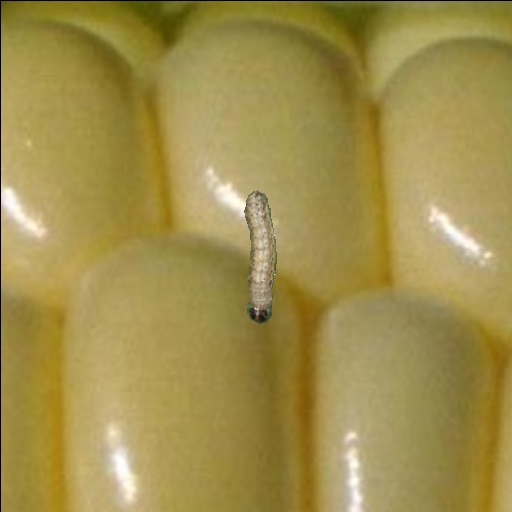
#> input picture imagens/espiga/5360644-LGPT_instar1_2560_512.jpg, 512 x 512 px; its folder holds only this picture in this run
$ python main.py
#> lines starting #> are read from the running program, lines starting #| are printed output that depends on the picture; after the words box and inside, x2 and y2 are one past the last pixel; in counts of white or black regions, pixels touching at a corner belong together
### metodo/PreProcessamento.py
import cv2 as cv

class PreProcessamento:
    def __init__(self):
        print('INICIANDO PROCESSO DE PRÉ-PROCESSAMENTO...')

    def preProcessarImagem(self, imagem):
        imagem_rgb = self.converterBGR2RGB(imagem)
        imagem_redimensionada = self.redimensionarImagem(imagem_rgb)
        imagem_filtrada = self.filtoNLM(imagem_redimensionada, patch_size=7, patch_distance=1)
        imagem_lab = self.converterRGB2LAB(imagem_filtrada)
        return imagem_lab

    def redimensionarImagem(self, imagem, largura=3072, altura=3072):
        print(f'Rediomensionando a imagem. Largura = {largura} e altura = {altura}...')
        return cv.resize(imagem, (largura, altura))

    def filtoNLM(self, imagem_ruidosa, patch_size=7, patch_distance=11):
        print(f'Aplicando filtro Non-local Means. Patch size = {patch_size} e'
              f' patch distance = {patch_distance}...')
        return cv.fastNlMeansDenoisingColored(imagem_ruidosa, templateWindowSize=patch_size,
                                       searchWindowSize=patch_distance)

    def converterBGR2RGB(self, imagem_bgr):
        print('Convertendo imagem BGR para RGB...')
        return cv.cvtColor(imagem_bgr, cv.COLOR_BGR2RGB)

    def converterRGB2LAB(self, imagem_rgb):
        print('Convertendo imagem RGB para LAB...')
        return cv.cvtColor(imagem_rgb, cv.COLOR_RGB2LAB)

    def converterBGR2GRAY(self, imagem_bgr):
        print('Convertendo imagem BGR para escala de cinzas...')
        return cv.cvtColor(imagem_bgr, cv.COLOR_BGR2GRAY)

### metodo/Segmentar.py
import numpy as np
import cv2


class Segmnetar:
    def __init__(self):
        print('INICIANDO PROCESSO DE SEGMENTAÇÃO...')

    def segmentacaoMorfologica(self, imagem_pre_segmentada):
        janela = np.ones((5, 5), np.uint8)
        imagem_segmentada_morfologica = cv2.morphologyEx(imagem_pre_segmentada, cv2.MORPH_CLOSE, kernel=janela,
                                                         iterations=3)
        return imagem_segmentada_morfologica

    def segmentarPelaImagemBinaria(self, imagem, imagem_binaria):
        for l in range(len(imagem_binaria)):
            for c in range(len(imagem_binaria)):
                if not imagem_binaria[l, c]:
                    imagem[l, c, :] = 0
        return imagem

    def segmentarImagem(self, imagem_lab, imagem_original, localizacao):
        l, a, b = cv2.split(imagem_lab)
        a = self.segmentacaoMorfologica(a)
        b = self.segmentacaoMorfologica(b)

        limiar_a, binaria_a = cv2.threshold(a, 0, 255, cv2.THRESH_BINARY + cv2.THRESH_OTSU)
        limiar_b, binaria_b = cv2.threshold(b, 0, 255, cv2.THRESH_BINARY + cv2.THRESH_OTSU)

        if localizacao == 'folha':
            return self.segmentarEmFolha(imagem_original, a, b, limiar_a, limiar_b)
        elif localizacao == 'espiga':
            return self.segmentarEmEspiga(imagem_original, b, limiar_b)
        else:
            exit(f'ERRO: LOCALIZAÇÃO INVÁLIDA \'{localizacao}\'')

    def segmentarEmFolha(self, imagem_original, componente_a, componente_b, limiar_a, limiar_b):
        print('SEGMENTANDO IMAGEM DA LAGARTA PRESENTE EM FOLHA...')
        imagem_binaria_a = componente_a > limiar_a
        imagem_binaria_b = componente_b < limiar_b
        imagem_binaria_a_e_b = np.bitwise_and(imagem_binaria_a, imagem_binaria_b)

        imagem_segmentada = self.segmentarPelaImagemBinaria(imagem_original, imagem_binaria_a_e_b)
        return imagem_segmentada

    # [8 lines left out: function segmentarEmEspiga, not called in this run]

### metodo/ExtrairCaracteristica.py
import numpy as np
import cv2
from sklearn.decomposition import PCA
from skimage.feature import hog
from math import copysign, log10


class ExtrairCaracteristica:

    def __init__(self):
        print('INICIANDO PROCESSO DE EXTRAÇÃO DE CARACTERÍSTICAS...')

    def normalizarVetor(self, vetor_caracteristicas):
        print('NORMALIZANDO VETOR DE CARACTERÍSTICAS...')
        media = np.mean(vetor_caracteristicas)
        desvio_padrao = np.std(vetor_caracteristicas)
        vetor_normalizado = np.copy(vetor_caracteristicas)

        linha = 1
        for caracteristica in range(len(vetor_caracteristicas)):
            valor = vetor_caracteristicas[caracteristica]
            z = (valor - media) / desvio_padrao
            vetor_normalizado[caracteristica] = z
            linha += 1
        return vetor_normalizado

    def aplicarPCA(self, vetor_caracteristicas, n_components=128):
        print('APLICANDO PCA NO VETOR DE CARACTERÍSTICAS...')
        vetor_caracteristicas = np.vstack(vetor_caracteristicas).astype(np.float64)
        pca = PCA(n_components=n_components)
        pca.fit(vetor_caracteristicas)
        vetor_pca = pca.transform(vetor_caracteristicas)
        return vetor_pca

    def salvarVetorCaracteristica(self, vetor_caracteristicas, nome_imagem, diretorio):
        print('SALVANDO VETOR DE CARACTERÍSTICAS...')

        python_file = open(diretorio + nome_imagem + '.txt', "w")
        linha = ''
        for caracteristica in vetor_caracteristicas:
            linha += str(caracteristica) + '\n'
        python_file.write(linha)
        python_file.close()


    def extrairHOG(self, imagem):
        print('EXTRAINDO CARACTERÍSTICAS HOG...')
        caracteristicas, imagem_hog = hog(imagem,
                                          orientations=9,
                                          pixels_per_cell=(16, 16),
                                          cells_per_block=(2, 2),
                                          transform_sqrt=False,
                                          visualize=True,
                                          feature_vector=True)
        return caracteristicas

    def extrairHu(self, imagem):
        print('EXTRAINDO MOMENTOS INVARIANTES DE HU...')
        momentos_centrais = cv2.moments(imagem)
        momentos_hu = cv2.HuMoments(momentos_centrais)
        vetor_hu = []
        for i in range(len(momentos_hu)):
            momentos_hu[i] = -1 * copysign(1.0, momentos_hu[i]) * log10(abs(momentos_hu[i]))
            vetor_hu.append(momentos_hu[i])
        return momentos_hu

    def extrairCaracteristicas(self, imagem_segmentada):
        caracteristicas_hog = self.extrairHOG(imagem_segmentada)
        caracteristicas_hu = self.extrairHu(imagem_segmentada)

        vetor_hog_hu = np.append(caracteristicas_hog, caracteristicas_hu)
        return self.normalizarVetor(vetor_hog_hu)

### metodo/Classificadores.py
import pickle


class Classificadores:


    def __init__(self):
        self.diretorio = './classificadores/'
        print(self.diretorio)

    def carregar_classificador(self, nome_classificador):
        return pickle.load(open(self.diretorio + nome_classificador, 'rb'))

    def classificarEstagio1(self, vetor_caracteristicas):
        rotulo = 'Estágio 1'
        classificador = self.carregar_classificador('classificador_estagio_1.sav')
        resultado_classificacao = classificador.predict(vetor_caracteristicas)
        #print(resultado_classificacao)

    def classificarEstagio2(self, vetor_caracteristicas):
        self.diretorio += 'classificador_estagio_2.sav'

    def classificarEstagio3(self, vetor_caracteristicas):
        self.diretorio += 'classificador_estagio_3.sav'

    def classificarEstagio4(self, vetor_caracteristicas):
        self.diretorio += 'classificador_estagio_4.sav'

    def classificarEstagio5(self, vetor_caracteristicas):
        self.diretorio += 'classificador_estagio_5.sav'

### metodo/main.py
import os

import cv2 as cv
from PreProcessamento import PreProcessamento
from Segmentar import Segmnetar
from ExtrairCaracteristica import ExtrairCaracteristica
from Classificadores import Classificadores


if __name__ == '__main__':
    diretorio_imagens = '../imagens/'
    locais = ['espiga', 'folha']
    for local in locais:
        diretorio_imagem = diretorio_imagens + local + '/'
        arquivos = os.listdir(diretorio_imagens + local + '/')
        for arquivo in arquivos:
            imagem = cv.imread(diretorio_imagem + arquivo)
#> imagem is the input picture: shape (512, 512, 3); mean B, G, R 75.7, 142.8, 160.3

            pre_processamento = PreProcessamento()
            imagem_pre_processada = pre_processamento.preProcessarImagem(imagem)
            imagem_r = pre_processamento.redimensionarImagem(imagem)

            segmentacao = Segmnetar()
            imagem_segmentada = segmentacao.segmentarImagem(imagem_pre_processada, imagem_r, 'folha')
#> in segmentarImagem, `l, a, b = cv2.split(imagem_lab)`:
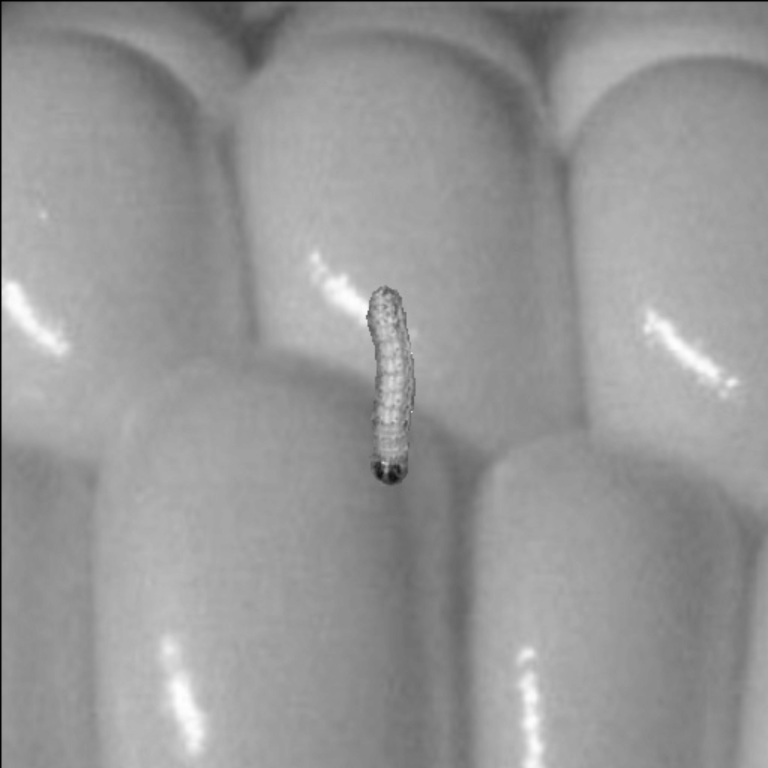
#> l: shape (3072, 3072) (shown at 1/4 size); min 0, max 254, mean 151.4
#> in segmentarImagem, `l, a, b = cv2.split(imagem_lab)`:
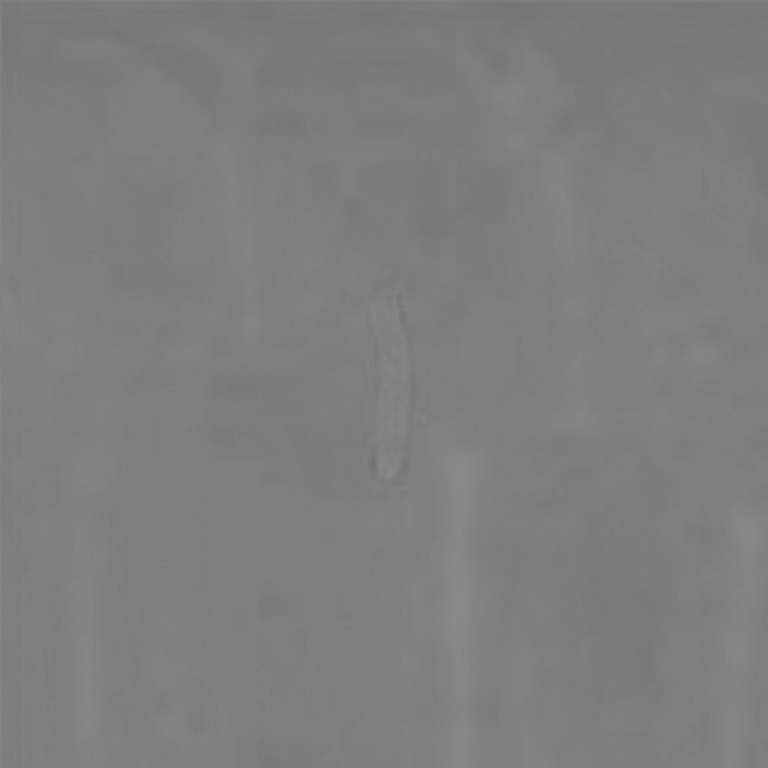
#> a: shape (3072, 3072) (shown at 1/4 size); min 114, max 138, mean 125.9
#> in segmentarImagem, `l, a, b = cv2.split(imagem_lab)`:
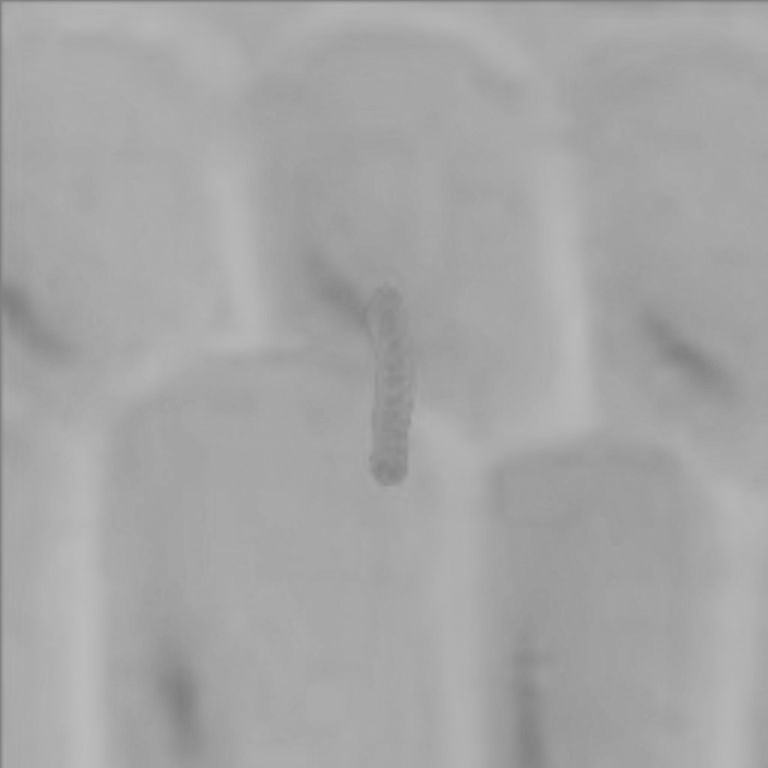
#> b: shape (3072, 3072) (shown at 1/4 size); min 128, max 188, mean 165.5
#> in segmentarImagem, `limiar_a, binaria_a = cv2.threshold(a, 0, 255, cv2.THRESH_BINARY + cv2..`:
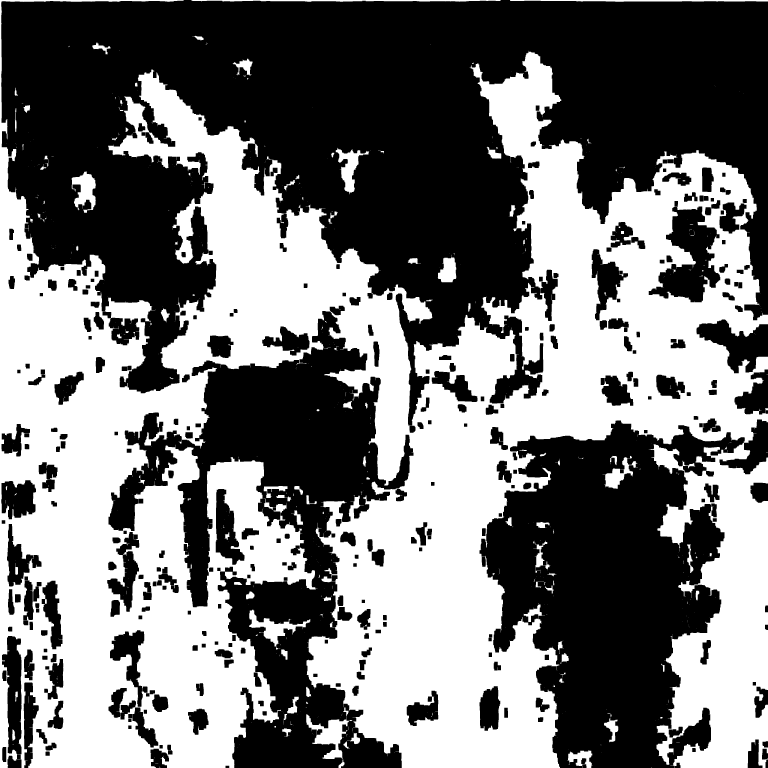
#> binaria_a: shape (3072, 3072) (shown at 1/4 size); 46.3% white; 608 white regions (461 under 20 px), largest, box (x1, y1, x2, y2) and area: (0, 0, 3072, 3072) 4266098, (1225, 2830, 1410, 3036) 12665, (996, 2439, 1242, 2598) 9979
#> in segmentarImagem, `limiar_a, binaria_a = cv2.threshold(a, 0, 255, cv2.THRESH_BINARY + cv2..`: limiar_a = 126
#> in segmentarImagem, `limiar_b, binaria_b = cv2.threshold(b, 0, 255, cv2.THRESH_BINARY + cv2..`:
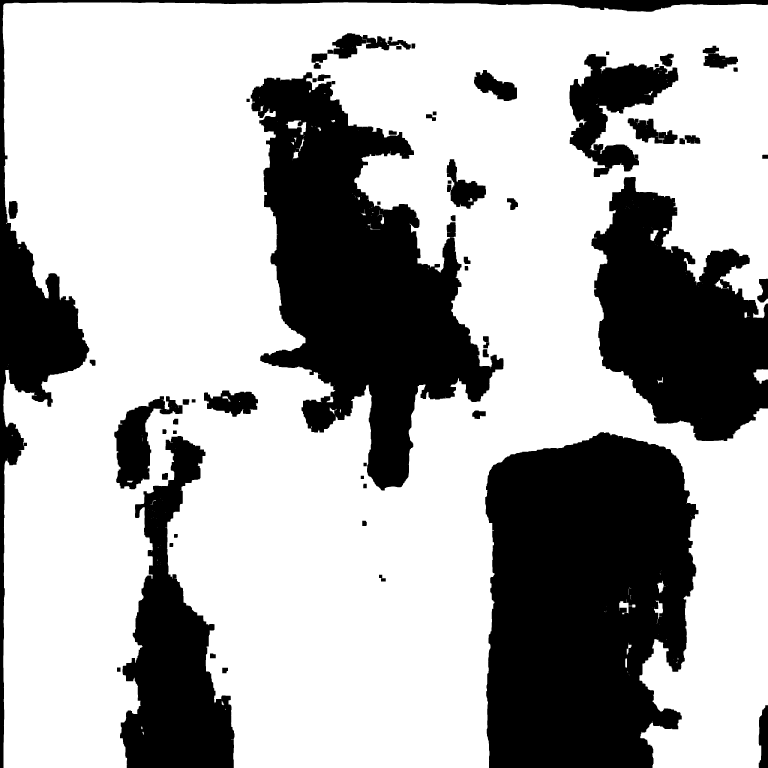
#> binaria_b: shape (3072, 3072) (shown at 1/4 size); 68.1% white; 67 black regions, largest, box (x1, y1, x2, y2) and area: (1941, 1729, 2794, 3072) 957623, (1003, 289, 2014, 1962) 788933, (2366, 708, 3072, 1764) 462176
#> in segmentarImagem, `limiar_b, binaria_b = cv2.threshold(b, 0, 255, cv2.THRESH_BINARY + cv2..`: limiar_b = 163
#> after the loop in segmentarPelaImagemBinaria, `for l in range(len(imagem_binaria)):`:
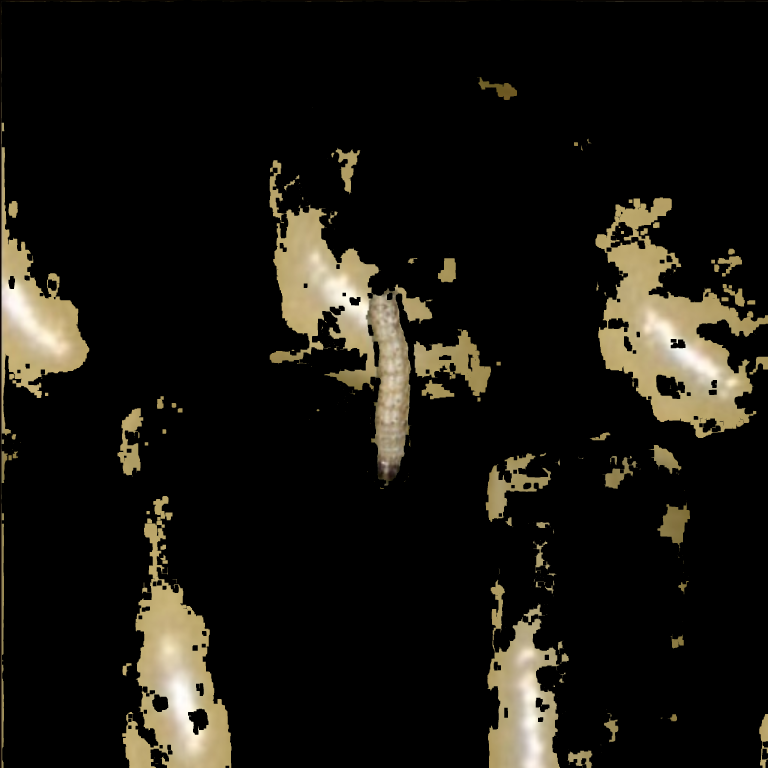
#> imagem: shape (3072, 3072, 3) (shown at 1/4 size); mean B, G, R 16.1, 21.8, 24
            imagem_segmentada = pre_processamento.redimensionarImagem(
                pre_processamento.converterBGR2GRAY(imagem_segmentada),
                256, 256)
#> call 3 of redimensionarImagem, with largura = 256, altura = 256
#> in redimensionarImagem (call 3), `return cv.resize(imagem, (largura, altura))`:
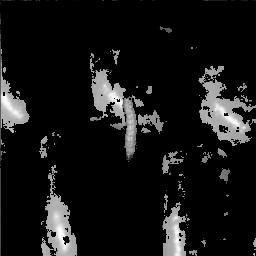
#> returned value: shape (256, 256); min 0, max 254, mean 21.9

            extraca_cartacteristicas = ExtrairCaracteristica()
            vetor_caracteristicas = extraca_cartacteristicas.extrairCaracteristicas(imagem_segmentada)
#> in extrairHOG, `caracteristicas, imagem_hog = hog(imagem, orientations=9, pixels_per_c..`: caracteristicas = 8100 values, max 1 at index 2142, min 0 at index 1, mean 0.0726
#> in extrairCaracteristicas, `caracteristicas_hog = self.extrairHOG(imagem_segmentada)`: caracteristicas_hog has the same summary as caracteristicas in extrairHOG
#> in extrairHu, `momentos_centrais = cv2.moments(imagem)`: momentos_centrais = moments, m00 1436980, centre m10/m00, m01/m00 = (128.2, 147.6)
#> in extrairHu, `momentos_hu = cv2.HuMoments(momentos_centrais)`: momentos_hu = [0.00651, 3.14e-06, 2.98e-08, 3.1e-09, -2.71e-17, 4.28e-12, -1.26e-17]
#> the loop in extrairHu, `for i in range(len(momentos_hu)):` made 7 passes
#> after the loop in extrairHu, `for i in range(len(momentos_hu)):`: momentos_hu = [2.19, 5.5, 7.53, 8.51, -16.57, 11.37, -16.9]; vetor_hu = [[2.19], [5.5], [7.53], [8.51], [-16.57], [11.37], [-16.9]]
#> in extrairCaracteristicas, `caracteristicas_hu = self.extrairHu(imagem_segmentada)`: caracteristicas_hu = [2.19, 5.5, 7.53, 8.51, -16.57, 11.37, -16.9]
#> in extrairCaracteristicas, `vetor_hog_hu = np.append(caracteristicas_hog, caracteristicas_hu)`: vetor_hog_hu = 8107 values, max 11.37 at index 8105, min -16.9 at index 8106, mean 0.0727
#> in normalizarVetor, `media = np.mean(vetor_caracteristicas)`: media = 0.0727
#> in normalizarVetor, `desvio_padrao = np.std(vetor_caracteristicas)`: desvio_padrao = 0.349
#> in normalizarVetor, `vetor_normalizado = np.copy(vetor_caracteristicas)`: vetor_normalizado has the same summary as vetor_hog_hu in extrairCaracteristicas
#> the loop in normalizarVetor, `for caracteristica in range(len(vetor_caracteristicas)):` made 8107 passes
#> (valor, z) on passes 1 to 3: (0.408, 0.962), (0, -0.208), (0, -0.208)
#> after the loop in normalizarVetor, `for caracteristica in range(len(vetor_caracteristicas)):`: linha = 8108; vetor_normalizado = 8107 values, max 32.4 at index 8105, min -48.68 at index 8106, mean 5.26e-18
#> vetor_caracteristicas has the same summary as vetor_normalizado in normalizarVetor
            extraca_cartacteristicas.salvarVetorCaracteristica(vetor_caracteristicas, arquivo,
                                                               './caracteristicas/')
#> the loop in salvarVetorCaracteristica, `for caracteristica in vetor_caracteristicas:` made 8107 passes
#> caracteristica on passes 1 to 3: 0.962, -0.208, -0.208

            vetor_caracteristicas_pca = extraca_cartacteristicas.aplicarPCA(vetor_caracteristicas, 1)
#> in aplicarPCA, `vetor_caracteristicas = np.vstack(vetor_caracteristicas).astype(np.flo..`: vetor_caracteristicas has the same summary as vetor_normalizado in normalizarVetor
#> in aplicarPCA, `vetor_pca = pca.transform(vetor_caracteristicas)`: vetor_pca has the same summary as vetor_normalizado in normalizarVetor
#> vetor_caracteristicas_pca has the same summary as vetor_normalizado in normalizarVetor
            extraca_cartacteristicas.salvarVetorCaracteristica(vetor_caracteristicas_pca, arquivo,
                                                               './caracteristicas_pca/')
#> the loop in salvarVetorCaracteristica (call 2), `for caracteristica in vetor_caracteristicas:` made 8107 passes

            classificador1 = Classificadores()
            classificador1.classificarEstagio1(vetor_caracteristicas_pca)
#> (the run stopped early here; a loop or call above may not have finished)
